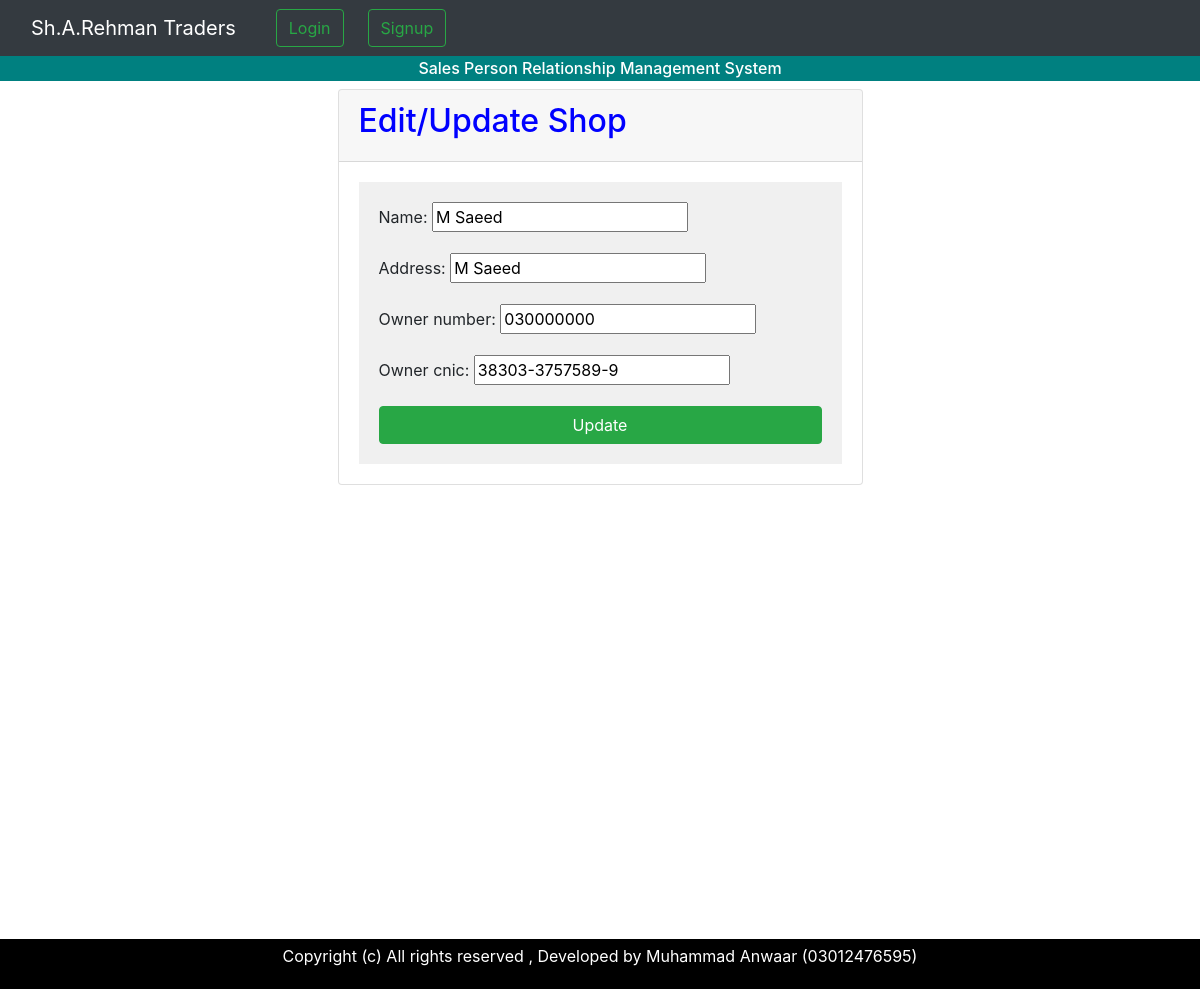
Page /myapp/edit_shop/5/ on the committed database.
### myapp/models.py (models this page shows, shortened)
class Shop(models.Model):
    name = models.CharField(max_length=100)
    address = models.CharField(max_length=255)
    owner_number = models.CharField(max_length=20,null=True,blank=True)
    owner_cnic = models.CharField(max_length=15,null=True,blank=True)
    objects = ShopManager()

### myapp/views.py (the view)
# urls.py: path('edit_shop/<int:pk>/', views.edit_shop, name='edit_shop'),
def edit_shop(request, pk):
    shop = get_object_or_404(Shop, pk=pk)
    if request.method == 'POST':
        form = ShopForm(request.POST, instance=shop)
        if form.is_valid():
            form.save()
            return redirect('shop_list')
    else:
        form = ShopForm(instance=shop)
    return render(request, 'myapp/shops/edit_shop.html', {'form': form})

### myapp/forms.py
class ShopForm(forms.ModelForm):
    class Meta:
        model = Shop
        fields = ['name', 'address', 'owner_number', 'owner_cnic']

### templates/myapp/shops/edit_shop.html (shortened to what this page needs)
{% extends 'base.html' %}
{% block content %}
<div class="container">
    <div class="row justify-content-center">
        <div class="col-md-6">
            <div class="card">
                <div class="card-header">
    <h2 style="color: blue;">Edit/Update Shop</h2>
</div>
<div class="card-body">
    <form method="post" style="background-color: #f0f0f0; padding: 20px;">
        {{ form.as_p}}
        <button type="submit" class="btn btn-success btn-block">Update</button>
    </form>
</div>
</div>
</div>
</div>
</div>
{% endblock %}

### rows in the picture
Shop: name "M Saeed", address "M Saeed", owner_number "030000000", owner_cnic "38303-3757589-9"
